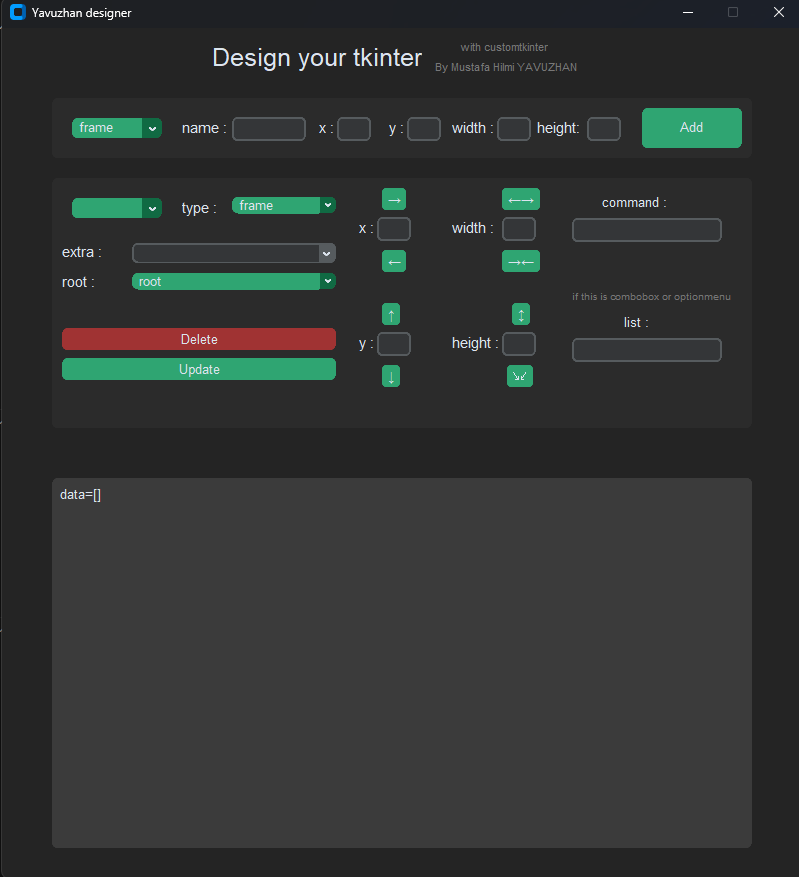
#> input picture designer-gui.png, 799 x 877 px; its folder holds only this picture in this run
$ python -i designer.py   (imports and definitions only)
#> lines starting #> are read from the running program, lines starting #| are printed output that depends on the picture
#> further down, picture is the input picture: PIL image 799x877 RGB; mean R, G, B 49, 52.1, 50.8
import customtkinter as tk,customtkinter
from PIL import Image, ImageTk,ImageDraw
#import cv2
import os
# [1 line not run here, left out]
pre_element=[""]
pre_my_data=[]
pro_my_data=[]
pre_root=["root"]
# [1 line not run here, left out]

def cmd():
    print("")

# [233 lines left out: functions custom_sort, sort, find_index_by_value, find_index_by_value_by_value, my_data_get, default_text and 15 more, not called in this run]
def pre_img(path):
    image = Image.open(path)
    return image.size, image
def pro_img(image):
    rad=7
    w, h = image.size
#> w = 799; h = 877
    circle = Image.new('L', (rad * 2, rad * 2), 0)
    draw = ImageDraw.Draw(circle)
    draw.ellipse((0, 0, rad * 2 - 1, rad * 2 - 1), fill=255)
    alpha = Image.new('L', image.size, 255)
#> alpha: PIL image 799x877 L; every value is 255

    alpha.paste(circle.crop((0, 0, rad, rad)), (0, 0))
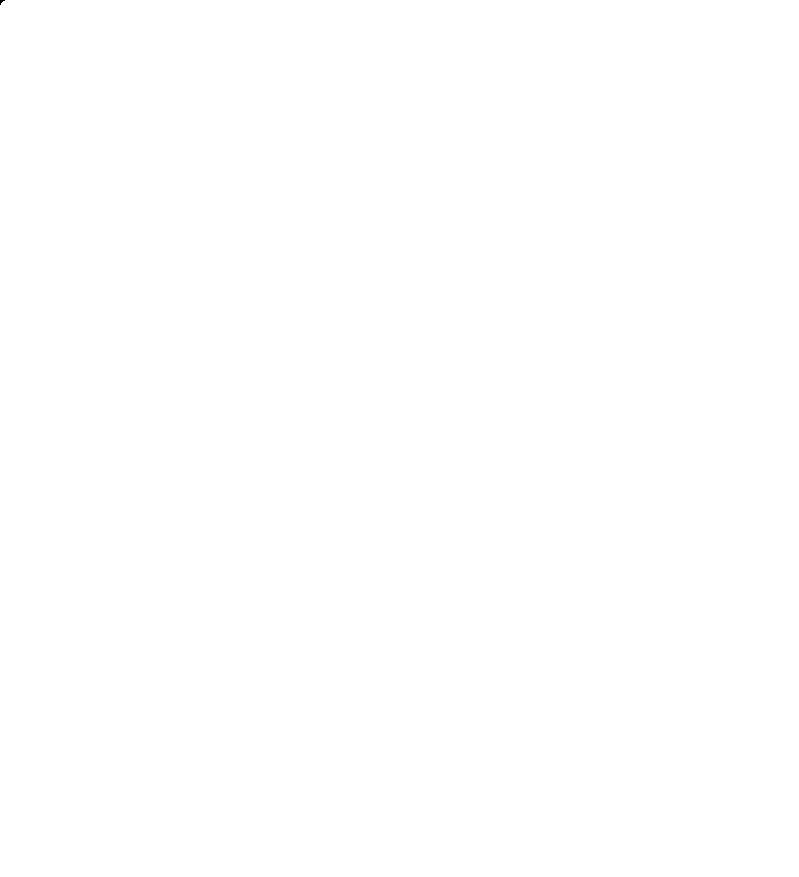
#> alpha: PIL image 799x877 L; 100% white; 1 black region (1 under 20 px)
    alpha.paste(circle.crop((0, rad, rad, rad * 2)), (0, h - rad))
#> alpha: PIL image 799x877 L; 100% white; 2 black regions (2 under 20 px)
    alpha.paste(circle.crop((rad, 0, rad * 2, rad)), (w - rad, 0))
#> alpha: PIL image 799x877 L; 100% white; 3 black regions (3 under 20 px)
    alpha.paste(circle.crop((rad, rad, rad * 2, rad * 2)), (w - rad, h - rad))
#> alpha: PIL image 799x877 L; 100% white; 4 black regions (4 under 20 px)
    image.putalpha(alpha)
        ### image.show()
    return ImageTk.PhotoImage(image=image)

# [2 lines not run here, left out]

# [144 lines left out: function place_element, not called in this run]
            ##del diff_,diff_x
def find_indices_by_value(my_data, search_value):
    indices = [index for index, sublist in enumerate(my_data) if str(sublist[2]).lower() == search_value]
    return indices
def find_indices_by_value_not_entry_and_button(my_data):
    indices = [index for index, sublist in enumerate(my_data) if str(sublist[2]).lower() not in ["entry", "button","frame","tabview","tab"]]
    return indices

my_data=[["lsbel1",[210,15,30,0],"label","Design your tkinter",'font=("Arial",25)',""],
      ["label2",[455,5,30,0],'label'," with customtkinter",'text_color="#777777",font=("Arial",11)',''],
      ["label3",[430,25,30,0],'label'," By Mustafa Hilmi YAVUZHAN",'text_color="#777777",font=("Arial",11)',''],
      ["frame_1",[50,70,700,60],'frame',"",'',''],
      ["Add",[590,10,100,40],'button',"add_button",'font=("Arial",13)','frame_1'],
      ["optionmenu",[20,20,90,20],'optionmenu',"cmd",['"frame","tabview","tab","button","entry","label","switch","varframe","checkbox","textbox","radiobutton","optionmenu","combobox","progressbar","slider"',""],'frame_1'],
      ["label4",[130,16,30,0],'label',"name :",'font=("Arial",15)','frame_1'],
      ["entry1",[180,19,75,15],'entry',"",'font=("Arial",15)','frame_1'],
      ["label5",[260,16,30,0],'label',"x :",'font=("Arial",15)','frame_1'],
      ["entry2",[285,19,35,15],'entry',"",'font=("Arial",15)','frame_1'],
      ["label6",[330,16,30,0],'label',"y :",'font=("Arial",15)','frame_1'],
      ["entry3",[355,19,35,15],'entry',"",'font=("Arial",15)','frame_1'],
      ["label7",[400,16,30,0],'label',"width :",'font=("Arial",15)','frame_1'],
      ["entry4",[445,19,35,15],'entry',"",'font=("Arial",15)','frame_1'],
      ["label7",[485,16,30,0],'label',"height:",'font=("Arial",15)','frame_1'],
      ["entry5",[535,19,35,15],'entry',"",'font=("Arial",15)','frame_1'],
      ["frame_2",[50,150,700,250],'frame',"",'',''],
      ["optionmenu1",[20,20,90,20],'optionmenu',"default_text",['pre_element',""],'frame_2'],
      ["label4",[130,16,30,0],'label',"type :",'font=("Arial",15)','frame_2'],
      ["optionmenu2",[180,19,105,15],'optionmenu',"cmd",['"frame","tabview","tab","button","entry","label","switch","varframe","checkbox","textbox","radiobutton","optionmenu","combobox","progressbar","slider"',""],'frame_2'],
      ["label5",[300,36,30,0],'label',"x :",'font=("Arial",15)','frame_2'],
      ["entry6",[325,39,35,15],'entry',"",'font=("Arial",15)','frame_2'],
      ["label6",[300,151,30,0],'label',"y :",'font=("Arial",15)','frame_2'],
      ["entry7",[325,154,35,15],'entry',"",'font=("Arial",15)','frame_2'],
      ["label7",[400,36,30,0],'label',"width :",'font=("Arial",15)','frame_2'],
      ["entry8",[450,39,35,15],'entry',"",'font=("Arial",15)','frame_2'],
      ["label7",[400,151,30,0],'label',"height :",'font=("Arial",15)','frame_2'],
      ["entry9",[450,154,35,15],'entry',"",'font=("Arial",15)','frame_2'],
      ["→",[330,10,10,10],'button',"right",'font=("Arial",13)','frame_2'],
      ["←",[330,72,10,10],'button',"left",'font=("Arial",13)','frame_2'],
      ["↑",[330,125,10,10],'button',"up",'font=("Arial",13)','frame_2'],
      ["↓",[330,187,10,10],'button',"down",'font=("Arial",13)','frame_2'],
      ["←→",[450,10,10,10],'button',"expand",'font=("Arial",13)','frame_2'],
      ["→←",[450,72,10,10],'button',"collapse",'font=("Arial",13)','frame_2'],
      ["↕",[460,125,10,10],'button',"elongation",'font=("Arial",13)','frame_2'],
      ["↘↙",[455,187,10,10],'button',"shortening",'font=("Arial",13)','frame_2'],

      ["label10",[520,105,0,0],'label',"if this is combobox or optionmenu",'font=("Arial",10),text_color="#777777"','frame_2'],
      ["label8",[550,10,30,0],'label',"command :",'font=("Arial",13)','frame_2'],
      ["entry11",[520,40,150,20],'entry',"",'font=("Arial",15)','frame_2'],
      ["label9",[570,130,30,0],'label',"list :",'font=("Arial",13)','frame_2'],
      ["entry10",[520,160,150,20],'entry',"cmd",'font=("Arial",15)','frame_2'],
      ["label11",[10,60,30,0],'label',"extra :",'font=("Arial",15)','frame_2'],
      ["combo",[80,65,205,15],'combobox',"cmd",["""'','text_color="#777777"','font=("Arial",11)'""",""],'frame_2'],
      ["label12",[10,90,30,0],'label',"root :",'font=("Arial",15)','frame_2'],
      ["optionmenu3",[80,95,205,15],'optionmenu',"cmd",["pre_root",""],'frame_2'],
      ["Update",[10,180,275,20],'button',"update_button",'font=("Arial",13)','frame_2'],
      ["Delete",[10,150,275,20],'button',"delete_button",'font=("Arial",13),hover_color="red",fg_color="#a03333"','frame_2'],
      ["Box",[50,450,700,370],'textbox',"'my_data='+str(pro_my_data)",'font=("Arial",13)','root'],

      ]

# Çalışan python dosyasının yolunu al
current_dir = os.path.dirname(os.path.abspath(__file__))

# Dosya yolunu oluştur
"""file_path = os.path.join(current_dir, "my_data.txt")
my_data_file=open(file_path,"r", encoding="utf-8")
my_data=my_data_file.read()
my_data_file.close()
exec(my_data)"""
# [2 lines not run here, left out]
button_indices=find_indices_by_value(my_data,"button")
entry_indices=find_indices_by_value(my_data,"entry")
frame_indices=find_indices_by_value(my_data,"frame")
image_indices=find_indices_by_value_not_entry_and_button(my_data)

# [1 line not run here, left out]
# [1 line that did not run here, left out]
# [2 lines not run here, left out]
new_p_arc=[]
# [57 lines not run here, left out]
"""
root.bind('<Motion>', which_element)
root.bind("<Button-1>",which_element) """
# [1 line not run here, left out]

>>> from PIL import Image
>>> picture = Image.open('designer-gui.png')
>>> result = pro_img(picture)
